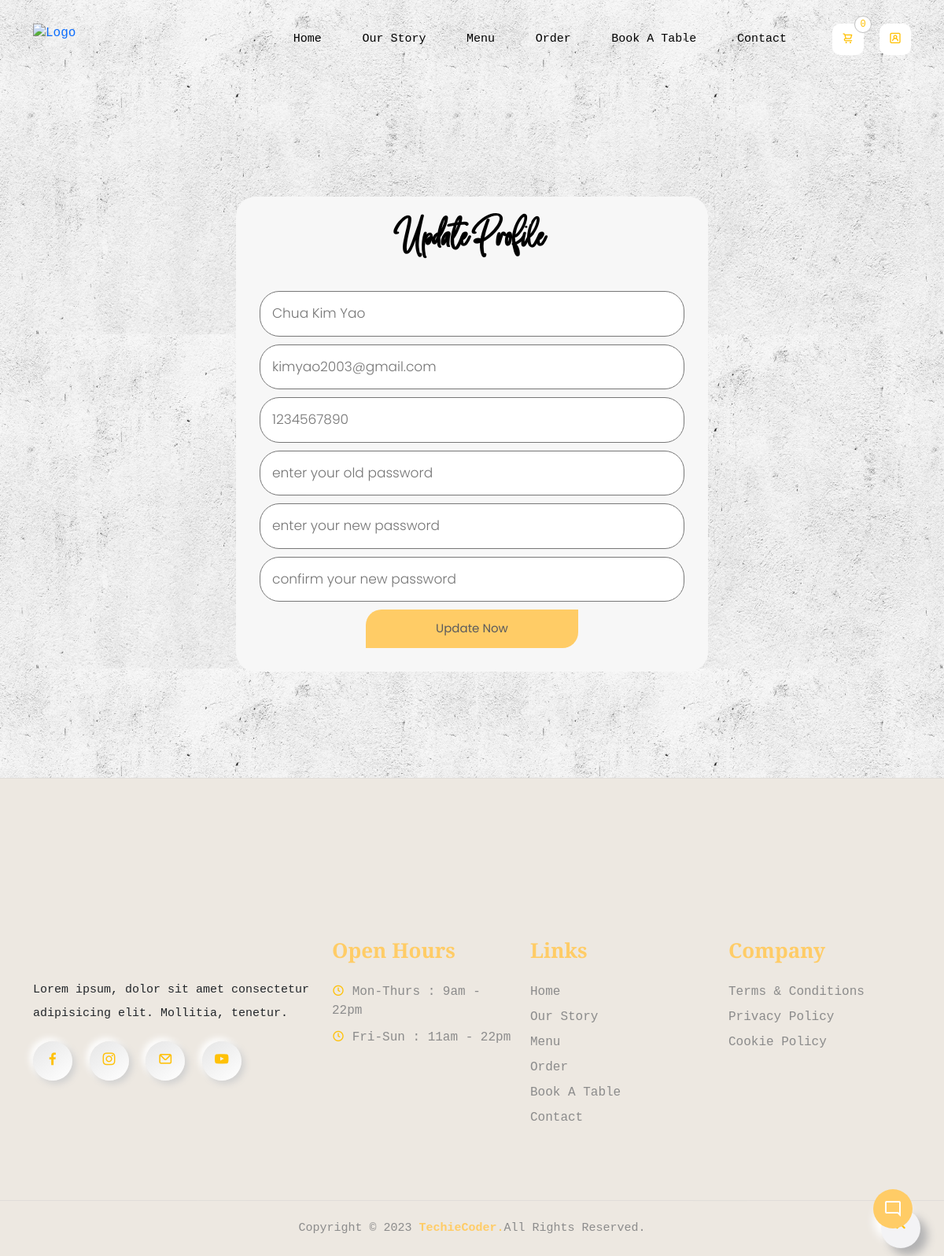
Page /Updateinfo.php (signed in) on the committed database.
### tables this page shows
CREATE TABLE `users` (
  `id` int(100) NOT NULL,
  `name` varchar(20) NOT NULL,
  `email` varchar(50) NOT NULL,
  `number` varchar(10) NOT NULL,
  `password` varchar(50) NOT NULL,
  `address` varchar(500) NOT NULL
);

### Updateinfo.php (the view, shortened to what this page needs)
<?php
    include 'components/connect.php';
?>
<!DOCTYPE html>
<html lang="en">
<head>
    <link rel="stylesheet" href="https://cdnjs.cloudflare.com/ajax/libs/font-awesome/6.4.2/css/all.min.css">
    <link rel="stylesheet" href="https://unicons.iconscout.com/release/v4.0.0/css/line.css">
    <link rel="stylesheet" href="css/bootstrap.min.css">
    <link rel="stylesheet" href="css/swiper-bundle.min.css">
    <link rel="stylesheet" href="css/jquery.fancybox.min.css">
    <link rel="stylesheet" href="css/style.css">
</head>
<body class="body-fixed">
    <?php include 'components/user_header.php'?>
    <div id="viewport">
        <div id="js-scroll-content">
            <section class="Updateinfo section" style="background-image: url(images/booktable-img.png);">
                <div class="container">
                    <div class="row">
                        <div class="col-lg-12">
                            <div class="form-container">
                                <form action="" method="post">
                                    <h3>Update Profile</h3>
                                    <input type="text" name="name" placeholder="<?= $fetch_profile['name']; ?>" class="box" maxlength="50">
                                    <input type="email" name="email" placeholder="<?= $fetch_profile['email']; ?>" class="box" maxlength="50" oninput="this.value = this.value.replace(/\s/g, '')">
                                    <input type="number" name="number" placeholder="<?= $fetch_profile['number']; ?>" class="box" min="0" max="9999999999" maxlength="10">
                                    <input type="password" name="old_pass" placeholder="enter your old password" class="box" maxlength="50" oninput="this.value = this.value.replace(/\s/g, '')">
                                    <input type="password" name="new_pass" placeholder="enter your new password" class="box" maxlength="50" oninput="this.value = this.value.replace(/\s/g, '')">
                                    <input type="password" name="confirm_pass" placeholder="confirm your new password" class="box" maxlength="50" oninput="this.value = this.value.replace(/\s/g, '')">
                                    <input type="submit" value="update now" name="submit" class="btn">
                                </form>
                            </div>
                        </div>
                    </div>
                </div>
            </section>
            <?php include 'components/footer.php'?>
        </div>
    </div>
    <div class="fixed-btn">
        <button class="chatbot-toggler">
            <span class="material-symbols-outlined">mode_comment</span>
        </button>
    </div>
</body>
</html>

### css/style.css (style rules this page uses)
body { font-family: monospace; text-rendering: optimizeLegibility !important; background: #ede8e1; }
body, html { overflow-x: hidden; }
.btn { margin-top: 0px; display: inline-block; font-size: 15px; padding: 10px 25px; cursor: pointer; text-transform: capitalize; transition: 0.2s linear; }
.btn { background-color: #ffc107; color: white; }
@media screen and (min-width: 992px) { #viewport { overflow: hidden; position: fixed; height: 100%; width: 100%; top: 0; left: 0; bottom: 0; right: 0; } }
@media screen and (min-width: 992px) { #js-scroll-content { position: absolute; overflow: hidden; width: 100%; top: 0; left: 0; } }
h1, h2, h3, h4, h5, h6 { color: #0d0d25; font-family: 'Playfair Display', serif; font-weight: 900; }
.section { padding-top: 200px; position: relative; padding-bottom: 85px; }
h3 { color: #ffcc66; }
form select, form input { font-family: 'Poppins', sans-serif; outline: none; border: none; border-bottom: 1px solid #eee; font-weight: 300; display: block; width: 100%; margin: 15px 12px; padding: 5px; font-size: 15px; }
form input[type = text], form input[type = number], form input:placeholder, select { color: #9a9a9a; }
form input[type = submit] { border-radius: 25px; cursor: pointer; color: #fff; background: #e3a92b; padding: 12px 0; }
.form-container form { margin: 0 auto; max-width: 600px; padding: 30px; text-align: center; border-radius: 25px; background: #f7f7f7; transition: 0.8s cubic-bezier(0.22, 0.78, 0.45, 1.02); }
.form-container form h3 { font-size: 50px; font-family: "theSecret"; color: black; margin-bottom: 30px; }
.form-container form .box { margin: 10px 0; width: 100%; border: 1px solid rgb(119, 119, 119); border-radius: 25px; padding: 15px; font-size: 17px; color: rgb(95, 95, 95); }
.form-container form .btn { background-color: #ffcc66; color: #5b5b5e; border-radius: 20px 0 20px 0; width: 50%; }
.form-container form .btn { margin: auto; }
.form-container { padding-bottom: 50px; margin-top: 50px; }
.fixed-btn { position: fixed; z-index: 999999; }
.chatbot-toggler { display: flex; align-items: center; justify-content: center; background: #ffcc66; border-radius: 50%; outline: none; position: fixed; right: 40px; bottom: 35px; height: 50px; border: none; cursor: pointer; width: 50px; color: #fff; transition: all 0.2s ease; }
.chatbot-toggler span { position: absolute; }

### rows in the picture
users: name "Chua Kim Yao", email "kimyao2003@gmail.com", number "1234567890"

### other values in the picture
$total_cart_items "0"
